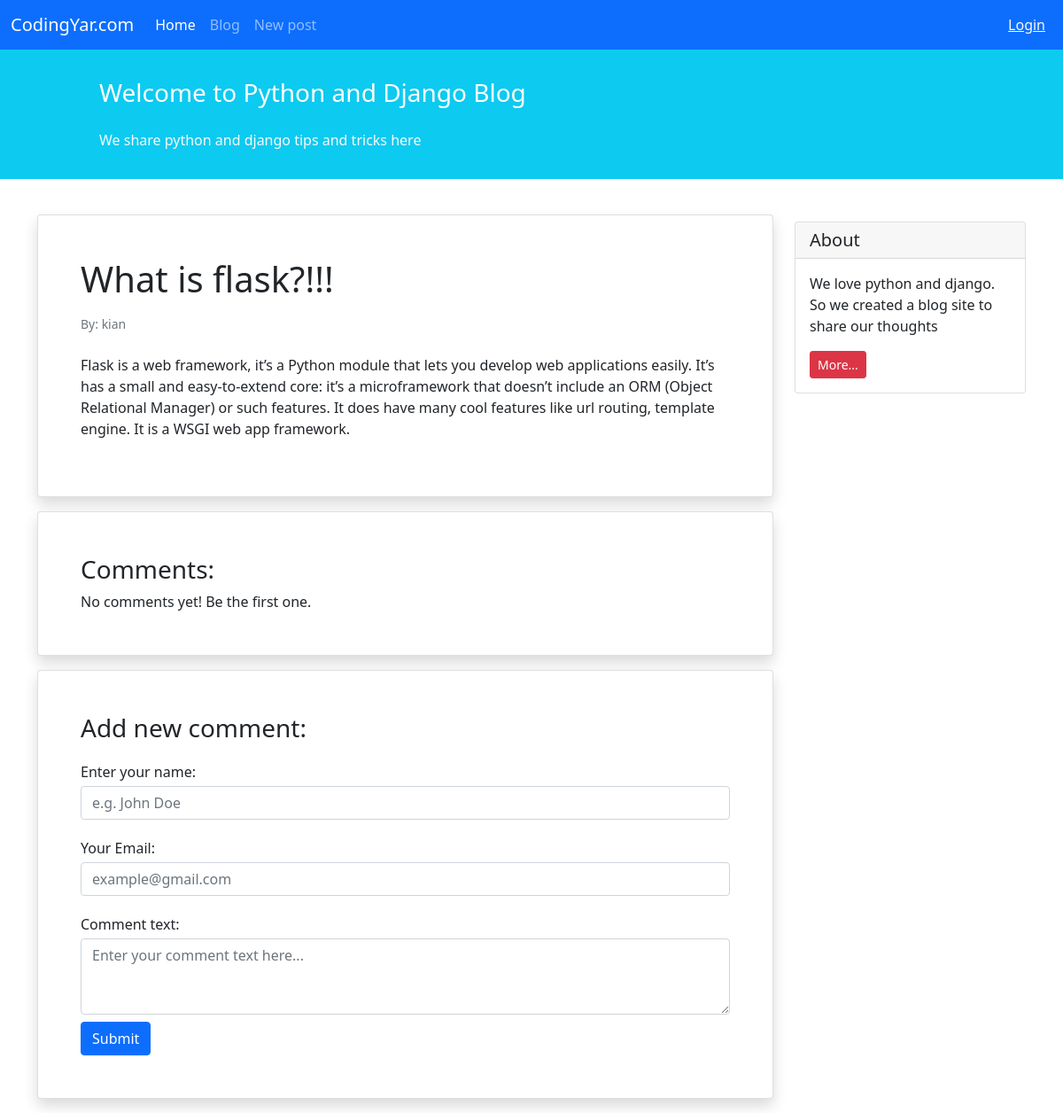
The app's page /blog/5 with its own data.
### blog/models.py (models this page shows, shortened)
class Post(models.Model):
    STATUS_CHOICES = (
        ('pub', 'Published'),
        ('drf', 'Draft'),
    )
    title = models.CharField(max_length=100)
    text = models.TextField()
    author = models.ForeignKey('auth.User',on_delete=models.CASCADE)
    datetime_created = models.DateTimeField(auto_now_add=True)
    datetime_modified = models.DateTimeField(auto_now=True)
    status = models.CharField(choices=STATUS_CHOICES,max_length=100)

### blog/views.py (the view)
# urls.py: path('<int:pk>',views.post_detil_view, name='posts_detail'),
def post_detil_view(request,pk):
    try:
        post = Post.objects.get(pk=pk)
    except Post.DoesNotExist:
       return render(request,'blog/404_detail.html')
    return render(request,'blog/post_detail.html', {'post': post})

### blog/templates/blog/post_detail.html
{% extends '_base.html' %}
{% block contect %}
        <div class="container mt-4">
            <div class="row">
                <div class="col-9">
                    <div class="card shadow my-3 p-5">
                        <h1>{{ post.title }}</h1>
                        <p class="small text-muted mt-2">By: {{ post.author }}</p>
                        <p class="mt-2">{{ post.text }}</p>
                    </div>
                    <div class="card shadow my-3 p-5">
                        <h3>Comments:</h3>
                        No comments yet! Be the first one.
                    </div>
                    <div class="card shadow my-3 p-5">
                        <h3>Add new comment:</h3>
                        <form method="POST">
                            <div class="form-group py-2">
                                <label class="py-1" for="author_name">Enter your name:</label>
                                <input type="text" class="form-control" placeholder="e.g. John Doe" name="author_name">
                            </div>
                            <div class="form-group py-2">
                                <label class="py-1" for="email">Your Email:</label>
                                <input type="email" class="form-control" placeholder="example@gmail.com" name="email">
                            </div>
                            <div class="form-group py-2">
                                <label class="py-1" for="comment_text">Comment text:</label>
                                <textarea class="form-control" name="text" rows="3"
                                          placeholder="Enter your comment text here..."></textarea>
                            </div>
                            <button type="submit" class="btn btn-primary">Submit</button>
                        </form>
                    </div>
                </div>
                <div class="col-3">
                    <div class="card my-4">
                        <h5 class="card-header">About</h5>
                        <div class="card-body">
                            <p class="card-text">We love python and django. So we created a blog site to share our
                                thoughts</p>
                            <a href="#"
                               class="btn btn-sm btn-danger">
                                More...
                            </a>
                        </div>
                    </div>
                </div>
            </div>
        </div>
{% endblock contect %}

### records on screen
Post: title "What is flask?!!!", author "kian", text "Flask is a web framework, it’s a Python module that lets you develop web applications easily. It’s has a small and easy-to-extend core: it’s a microframework that doesn’t include an ORM (Object Relational Manager) or such features. It does have many cool features like url routing, template engine. It is a WSGI web app framework."
